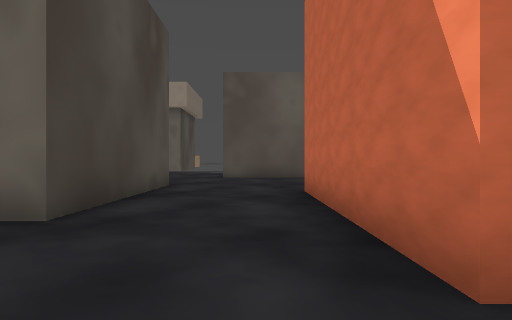
[1] (above)

22 first-person views from a walk through a level from a Godot 3-D game. The camera is 1.3 m above the floor, looks level and sees 70° across. The floor is counted in squares, 2 m on a side. Each view is taken from the middle of a square. On the plan, view 1 faces up. The plan holds only what a view shows up to about 11 squares ahead; the rest is blank. The place goes on beyond the plan.

[2]
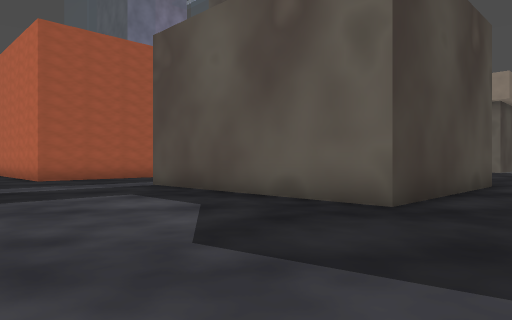

[3]
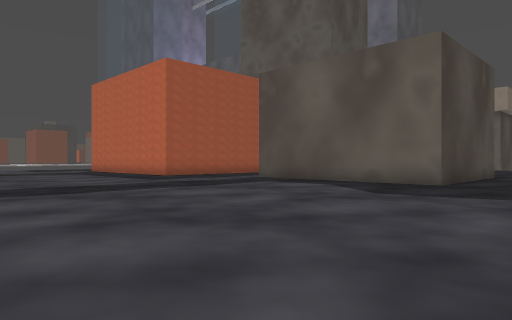

[4]
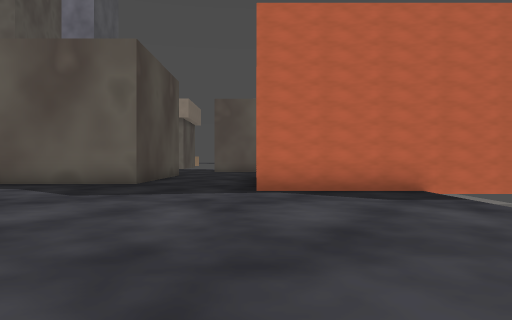

[5]
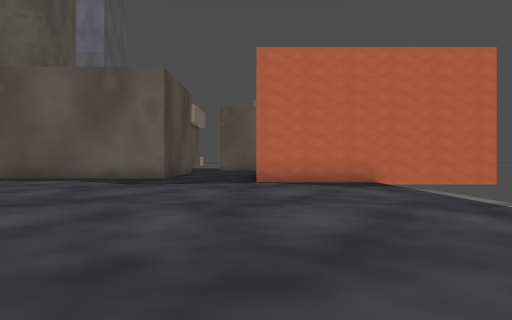

[6]
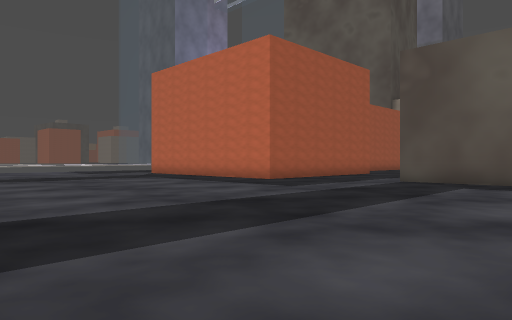

[7]
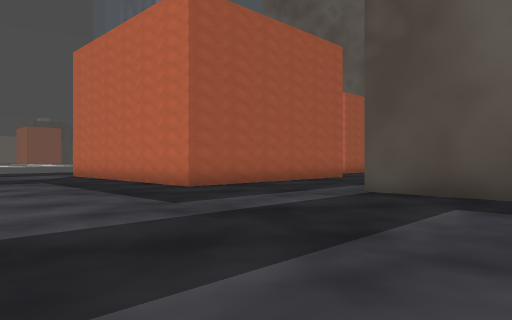

[8]
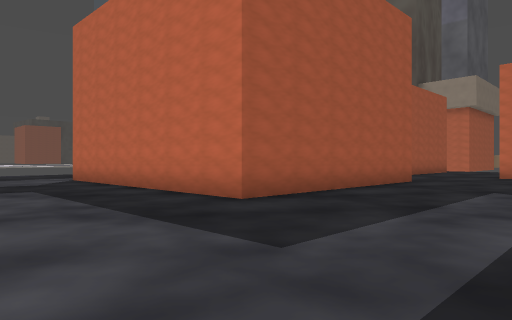

[9]
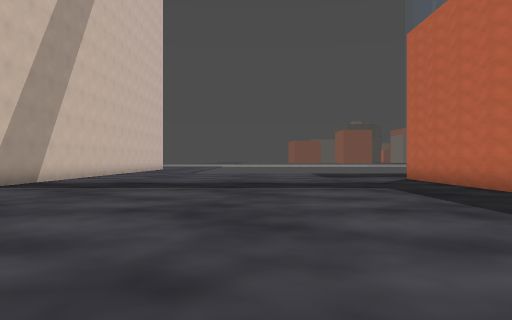

[10]
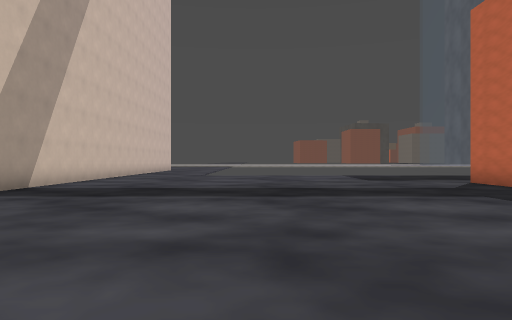

[11]
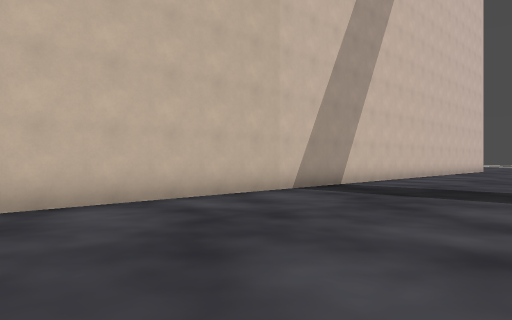

[12]
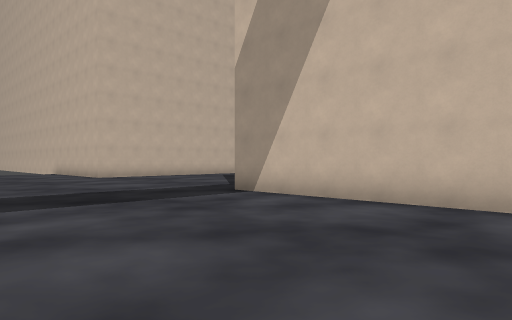

[13]
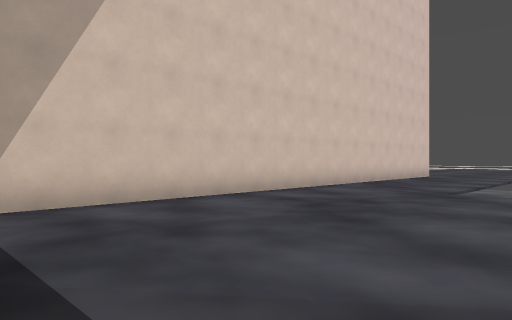

[14]
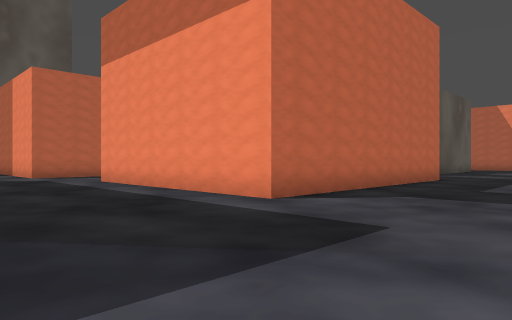

[15]
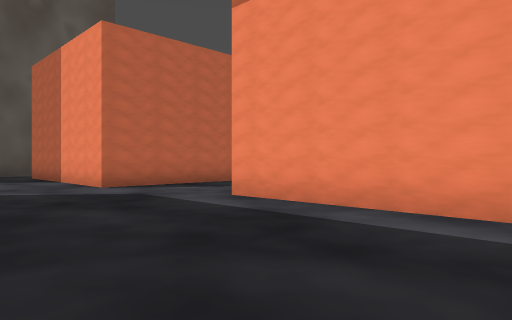

[16]
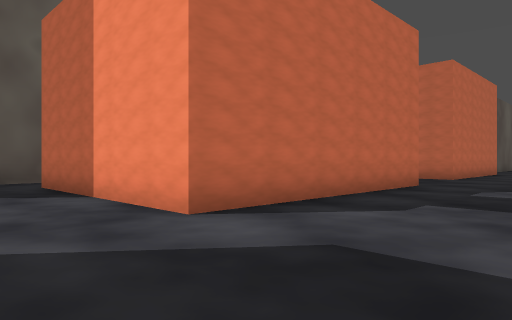

[17]
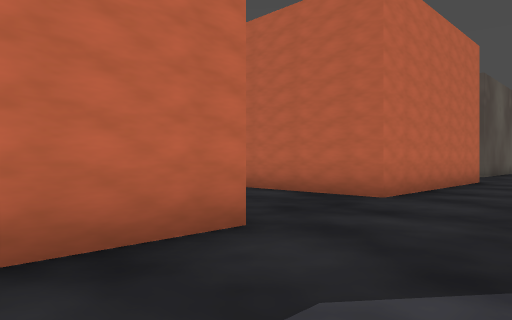

[18]
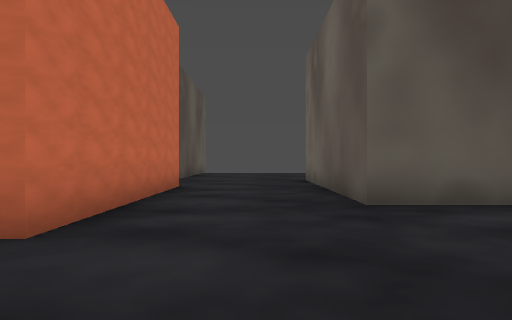

[19]
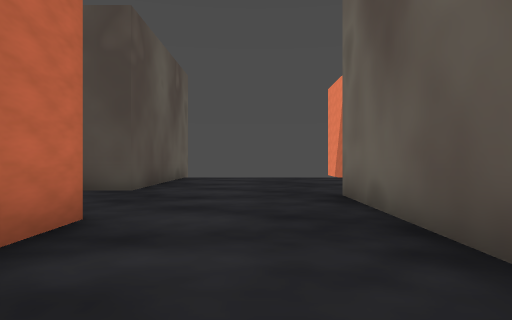

[20]
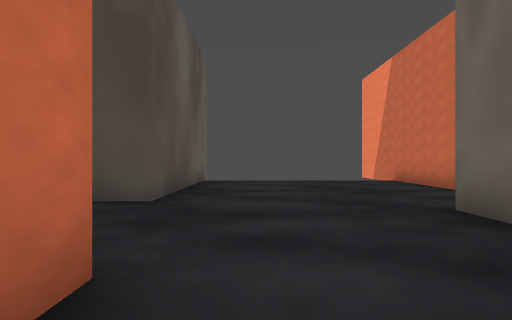

[21]
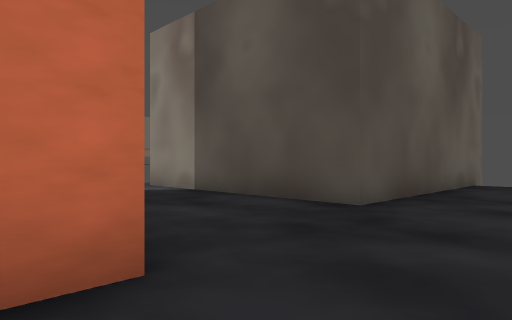

[22]
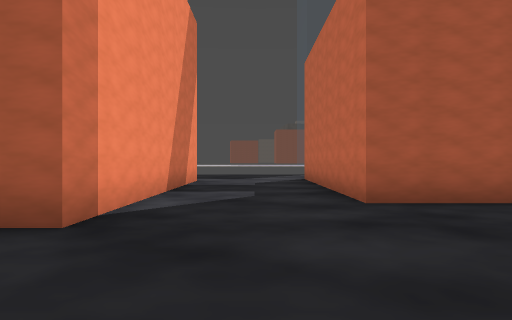

### Floor plan
Key: @ floor where view 1 was taken; # wall or solid block; . floor; v drop or lower ground; B block.
Columns run from 29 left of view 1 to 7 right of it. Each row starts with its distance up from view 1.
 17       ..B                 ..B
 16       ..B         B       ..B
 15       ..B     B. .B      ...B
 14       ..B     B...B      ...BBBBBBB
 13       ..BBBBBBB...BBBBBBB.........
 12      .............................
 11      .............................
 10      .............................
  9      ....BBBBBBBB....BBBBBB.......
  8      ....B      B....B    B.......
  7     .....B      B....B    B...BBBB
  6     .....B      B....     B...B
  5      ....B      B....     B...B
  4     .....B      B....BBBBBB...B
  3      ....B      B.............B
  2      ....BBBBBBBB.............BBBBBBB
  1     ..............................
  0     .........................@....
 -1      .............................
 -2     . ............................
 -3         ..........................
 -4         ..........................
 -5     ..............................
 -6 vvvv.............................
 -7 .................................
 -8 ...........................  ...
 -9  .........................    .
-10  #####################...

Positions as (right, up) in squares from view 1, and headings:
1: (0, 0), facing up
2: (0, -1), facing up-left
3: (1, -6), facing up-left
4: (1, -6), facing up
5: (1, -9), facing up
6: (-4, -7), facing up-left
7: (-5, -3), facing up-left
8: (-8, -2), facing up-left
9: (-8, -3), facing left
10: (-10, -4), facing left
11: (-10, -4), facing down-left
12: (-14, -4), facing down-right
13: (-18, -4), facing down-left
14: (-25, -2), facing up-right
15: (-25, 4), facing up-right
16: (-24, 9), facing up-right
17: (-17, 10), facing up-right
18: (-14, 11), facing right
19: (-9, 11), facing right
20: (-7, 12), facing right
21: (-6, 11), facing up-right
22: (-9, 11), facing left
